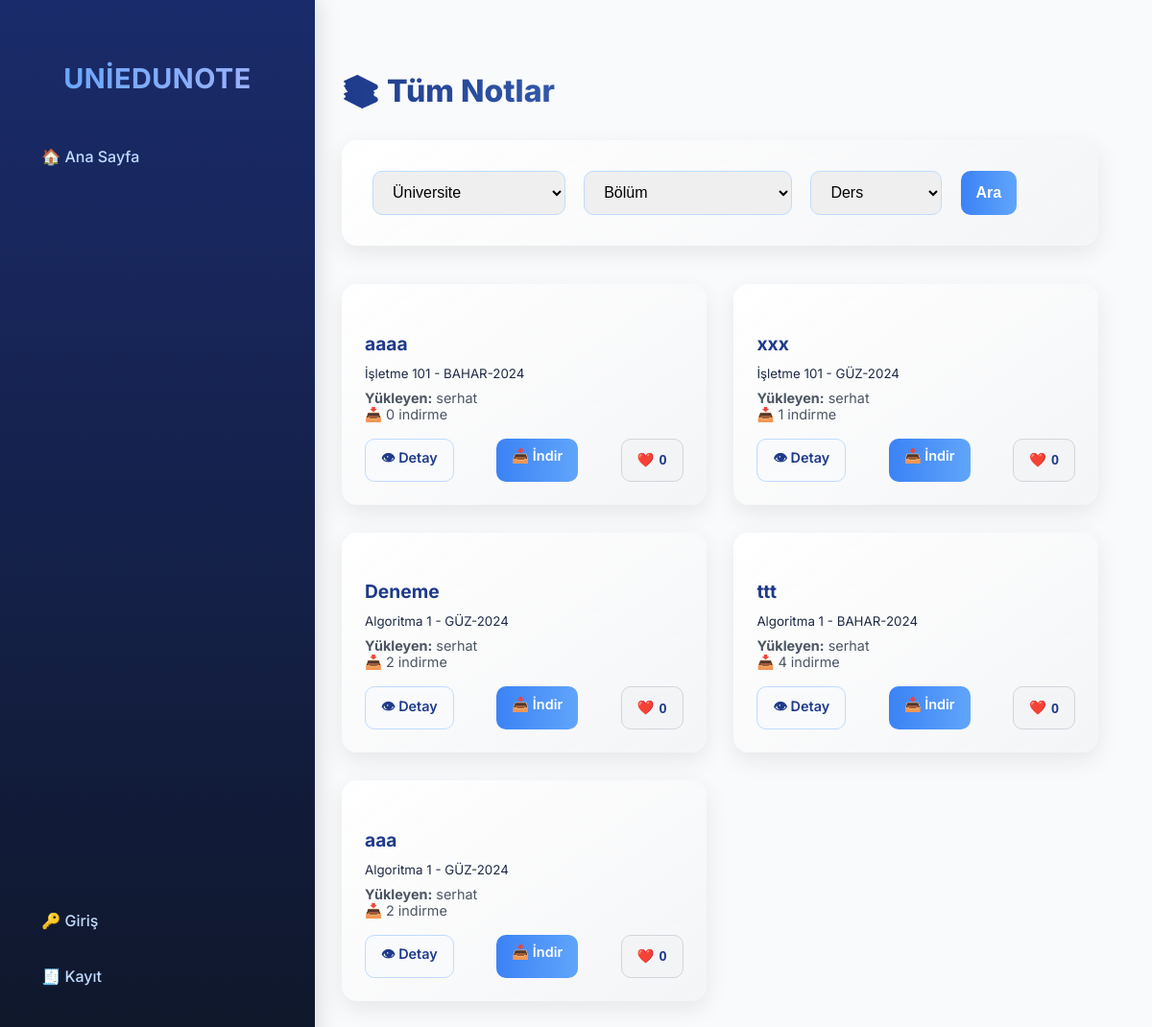
Page /notes/ on the earlier database version.
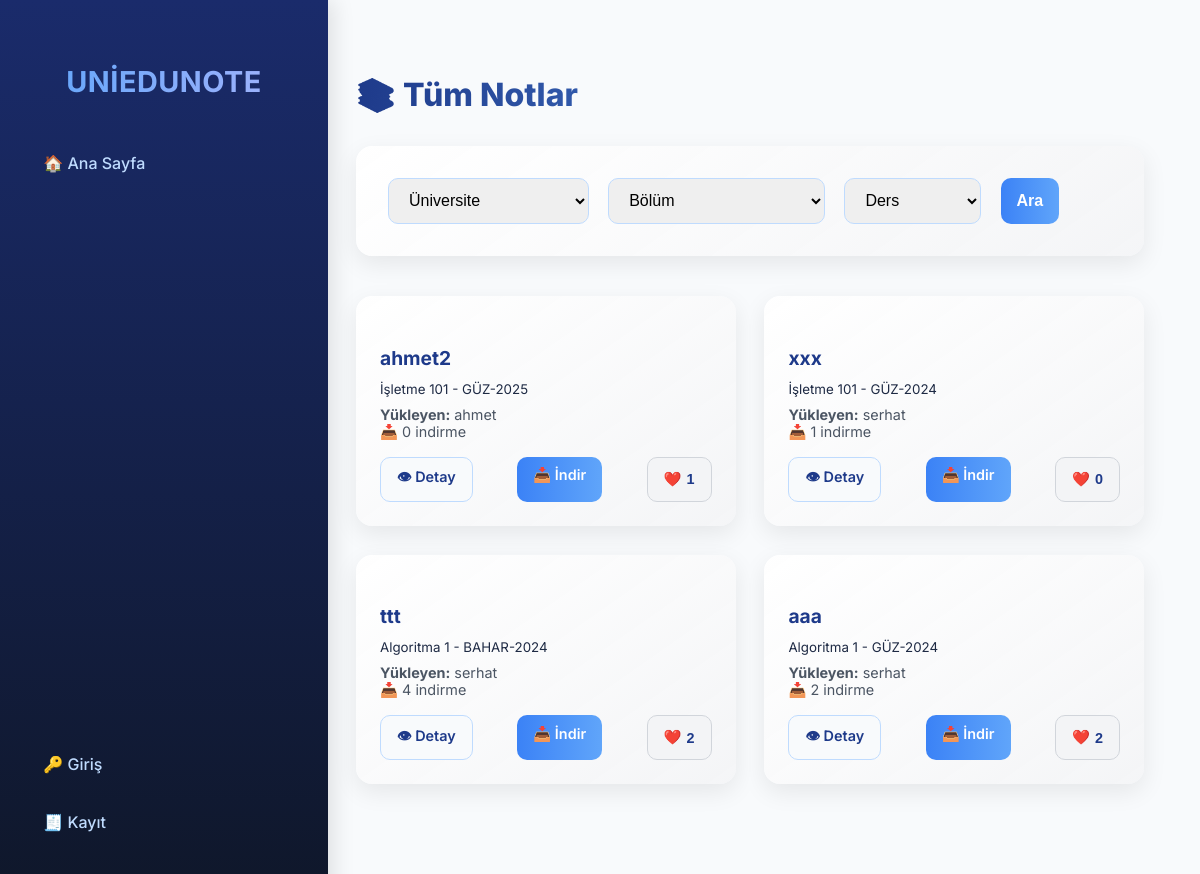
Same page on the later database version.
### notes/models.py (models this page shows, shortened)
class Note(models.Model):
    SEMESTER_CHOICES = [
        ('BAHAR-2024', 'Bahar 2024'),
        ('GÜZ-2024', 'Güz 2024'),
        ('BAHAR-2025', 'Bahar 2025'),
        ('GÜZ-2025', 'Güz 2025'),
    ]
    user = models.ForeignKey(User, on_delete=models.CASCADE)
    university = models.ForeignKey(University, on_delete=models.CASCADE)
    faculty = models.ForeignKey(Faculty, on_delete=models.CASCADE)
    department = models.ForeignKey(Department, on_delete=models.CASCADE)
    course = models.ForeignKey(Course, on_delete=models.CASCADE)
    semester = models.CharField(max_length=20, choices=SEMESTER_CHOICES)
    title = models.CharField(max_length=255)
    description = models.TextField(blank=True, null=True)
    file = models.FileField(upload_to='notes/')
    uploaded_at = models.DateTimeField(auto_now_add=True)
    download_count = models.IntegerField(default=0)
    likes = models.IntegerField(default=0)

### categories/models.py (models this page shows)
class Course(models.Model):
    department = models.ForeignKey(Department, on_delete=models.CASCADE, related_name="courses")
    name = models.CharField(max_length=255)
    def __str__(self):
        return self.name  # 🔹 Karışıklığı önledik

### users/models.py (models this page shows, shortened)
class User(AbstractUser):
    university = models.CharField(max_length=100, blank=True, null=True)
    points = models.IntegerField(default=0)

### notes/views.py (the view)
# urls.py: path('notes/', note_list, name='note_list'),
def note_list(request):
    notes = Note.objects.all().order_by('-uploaded_at')
    university = request.GET.get('university')
    department = request.GET.get('department')
    course = request.GET.get('course')
    if university:
        notes = notes.filter(university__id=university)
    if department:
        notes = notes.filter(department__id=department)
    if course:
        notes = notes.filter(course__id=course)
    universities = University.objects.all()
    departments = Department.objects.all()
    courses = Course.objects.all()
    context = {
        'notes': notes,
        'universities': universities,
        'departments': departments,
        'courses': courses,
    }
    request.session['last_notes_list_url'] = request.get_full_path()
    return render(request, 'notes/note_list.html', context)

### templates/notes/note_list.html (shortened to what this page needs)
{% extends "base.html" %}
{% load static %}
{% block content %}
<h2>📚 Tüm Notlar</h2>
<div class="filter-box">
  <form method="get" class="filter-row">
    <select name="university">
      <option value="">Üniversite</option>
    </select>
    <select name="department">
      <option value="">Bölüm</option>
    </select>
    <select name="course">
      <option value="">Ders</option>
    </select>
    <button type="submit">Ara</button>
  </form>
</div>
<div class="note-grid">
  {% for note in notes %}
  <div class="note-card" data-note="{{ note.id }}">
    <h4>{{ note.title }}</h4>
    <small>{{ note.course }} - {{ note.semester }}</small>
    <div class="note-meta">
      <strong>Yükleyen:</strong> {{ note.user.username }}<br>
      📥 {{ note.download_count }} indirme
    </div>
    <div class="card-btns">
      <a href="{% url 'note_detail' note.id %}" class="btn btn-detail">👁 Detay</a>
      <a href="{% url 'download_note' note.id %}" class="btn btn-download">📥 İndir</a>
      <button class="btn btn-like" onclick="toggleLike({{ note.id }}, this)">❤️ <span class="like-count">{{ note.likes }}</span></button>
    </div>
  </div>
  {% empty %}
  <p style="text-align:center;color:#4b5563;">Henüz not yüklenmemiş.</p>
  {% endfor %}
</div>
{% endblock %}

### templates/base.html (shortened to what this page needs)
{% load static %}
<!DOCTYPE html>
<html lang="tr">
<head>
  <link rel="stylesheet" href="{% static 'css/style.css' %}">
</head>
<body>
  <div class="sidebar">
    <div>
      <h2>UniEduNote</h2>
      <div class="nav-links">
        <a href="/">🏠 Ana Sayfa</a>
      </div>
    </div>
    <div class="nav-links">
      {% if user.is_authenticated %}
        <a href="{% url 'logout' %}">🚪 Çıkış Yap</a>
      {% else %}
        <a href="{% url 'login' %}">🔑 Giriş</a>
        <a href="{% url 'register' %}">🧾 Kayıt</a>
      {% endif %}
    </div>
  </div>
  <div class="main">
    {% block content %}{% endblock %}
  </div>
</body>
</html>

### static/css/style.css (style rules this page uses)
body { background:#f5f7fb;font-family:Inter,system-ui,-apple-system,Segoe UI,Roboto,Arial,sans-serif;margin:0 }

### templates/base.html (style rules this page uses)
body { margin: 0; font-family: 'Inter', system-ui, -apple-system, Segoe UI, Roboto, Arial, sans-serif; background: #f8fafc; display: flex; min-height: 100vh; overflow-x: hidden; color: #1e2a44; }
.sidebar { width: 280px; background: linear-gradient(180deg, #1a2b6b 0%, #0f172a 100%); color: #fff; padding: 2.5rem 1.5rem; display: flex; flex-direction: column; justify-content: space-between; position: fixed; top: 0; bottom: 0; left: 0; z-index: 1000; box-shadow: 6px 0 20px rgba(0, 0, 0, 0.1); transition: transform 0.3s ease; }
.sidebar h2 { text-align: center; font-size: 1.8rem; font-weight: 700; margin-bottom: 2.5rem; color: #e0e7ff; letter-spacing: 0.5px; text-transform: uppercase; background: linear-gradient(to right, #60a5fa, #a5b4fc); -webkit-background-clip: text; -webkit-text-fill-color: transparent; }
.nav-links a { display: flex; align-items: center; gap: 0.8rem; color: #bfdbfe; text-decoration: none; font-weight: 500; padding: 0.9rem 1.2rem; border-radius: 12px; margin-bottom: 0.6rem; transition: all 0.3s ease; position: relative; overflow: hidden; }
.nav-links a::before { content: ''; position: absolute; top: 0; left: -100%; width: 100%; height: 100%; background: linear-gradient(90deg, transparent, rgba(255,255,255,0.2), transparent); transition: 0.5s; }
.main { flex: 1; margin-left: 300px; padding: 3rem 3.5rem; min-height: 100vh; background: #f8fafc; transition: margin-left 0.3s ease; border-top-left-radius: 30px; position: relative; z-index: 1; }
.btn, .btn:hover, a.btn, a.btn:hover { text-decoration: none; }

### templates/notes/note_list.html (style rules this page uses)
h2 { color: #1e3a8a; font-weight: 800; font-size: 2rem; margin-bottom: 2rem; background: linear-gradient(to right, #1e3a8a, #60a5fa); -webkit-background-clip: text; -webkit-text-fill-color: transparent; }
.filter-box { background: linear-gradient(145deg, rgba(255,255,255,0.95), rgba(243,244,246,0.9)); padding: 2rem; border-radius: 16px; box-shadow: 0 8px 25px rgba(0,0,0,0.08); margin-bottom: 2.5rem; backdrop-filter: blur(10px); }
.filter-row { display: flex; gap: 1.2rem; flex-wrap: wrap; }
select, button { padding: 0.8rem 1rem; border-radius: 10px; font-size: 1rem; border: 1px solid #bfdbfe; }
button { background: linear-gradient(90deg,#3b82f6,#60a5fa); color: #fff; font-weight: 600; border: none; cursor: pointer; transition: .3s; }
.note-grid { display: grid; grid-template-columns: repeat(auto-fill,minmax(280px,1fr)); gap: 1.8rem; }
.note-card { background: linear-gradient(145deg,rgba(255,255,255,0.95),rgba(243,244,246,0.9)); border-radius: 16px; box-shadow: 0 8px 25px rgba(0,0,0,0.08); padding: 1.5rem; transition: all .3s ease; position: relative; }
.note-card h4 { color:#1e3a8a; font-weight:700; font-size:1.2rem; margin-bottom:0.5rem; }
.note-meta { font-size: .9rem; color:#4b5563; margin: .5rem 0 1rem 0; }
.btn { display:inline-block; text-align:center; padding: .6rem 1rem; border-radius:10px; font-weight:600; font-size:.9rem; cursor:pointer; text-decoration:none; transition:.3s; }
.btn-detail { background:#f8fafc; color:#1e3a8a; border:1px solid #bfdbfe; }
.btn-download { background:linear-gradient(90deg,#3b82f6,#60a5fa); color:#fff; }
.btn-like { background:#f3f4f6; color:#1e3a8a; border:1px solid #d1d5db; display:flex; align-items:center; justify-content:center; gap:5px; }
.card-btns { display:flex; justify-content:space-between; flex-wrap:wrap; gap:.6rem; }

Differences in the rows shown:
removed Note: title "aaaa", course "İşletme 101", semester "BAHAR-2024", user.username "serhat", download_count "0", likes "0"
removed Note: title "Deneme", course "Algoritma 1", semester "GÜZ-2024", user.username "serhat", download_count "2", likes "0"
added Note: title "ahmet2", course "İşletme 101", semester "GÜZ-2025", user.username "ahmet", download_count "0", likes "1"
changed Note "ttt": likes "0" → "2"
changed Note "aaa": likes "0" → "2"
